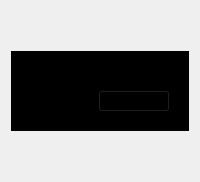
         <widget class="QWidget" name="settingPage">
          <layout class="QVBoxLayout" name="verticalLayout_6">
           <item>
            <spacer name="verticalSpacer_2">
             <property name="orientation">
              <enum>Qt::Vertical</enum>
             </property>
             <property name="sizeHint" stdset="0">
              <size>
               <width>20</width>
               <height>40</height>
              </size>
             </property>
            </spacer>
           </item>
           <item alignment="Qt::AlignVCenter">
            <widget class="QWidget" name="widget_5" native="true">
             <property name="styleSheet">
              <string notr="true">background-color: rgb(0, 0, 0);</string>
             </property>
             <layout class="QVBoxLayout" name="verticalLayout_7">
              <item>
               <widget class="QLabel" name="label_2">
                <property name="text">
                 <string>Setting</string>
                </property>
                <property name="alignment">
                 <set>Qt::AlignCenter</set>
                </property>
               </widget>
              </item>
              <item>
               <widget class="QFrame" name="frame">
                <property name="frameShape">
                 <enum>QFrame::StyledPanel</enum>
                </property>
                <property name="frameShadow">
                 <enum>QFrame::Raised</enum>
                </property>
                <layout class="QHBoxLayout" name="horizontalLayout_3">
                 <item>
                  <widget class="QLabel" name="label_3">
                   <property name="text">
                    <string>Theme</string>
                   </property>
                  </widget>
                 </item>
                 <item>
                  <widget class="QComboBox" name="comboBox">
                   <property name="cursor">
                    <cursorShape>PointingHandCursor</cursorShape>
                   </property>
                  </widget>
                 </item>
                </layout>
               </widget>
              </item>
             </layout>
            </widget>
           </item>
           <item>
            <spacer name="verticalSpacer_3">
             <property name="orientation">
              <enum>Qt::Vertical</enum>
             </property>
             <property name="sizeHint" stdset="0">
              <size>
               <width>20</width>
               <height>40</height>
              </size>
             </property>
            </spacer>
           </item>
          </layout>
         </widget>
